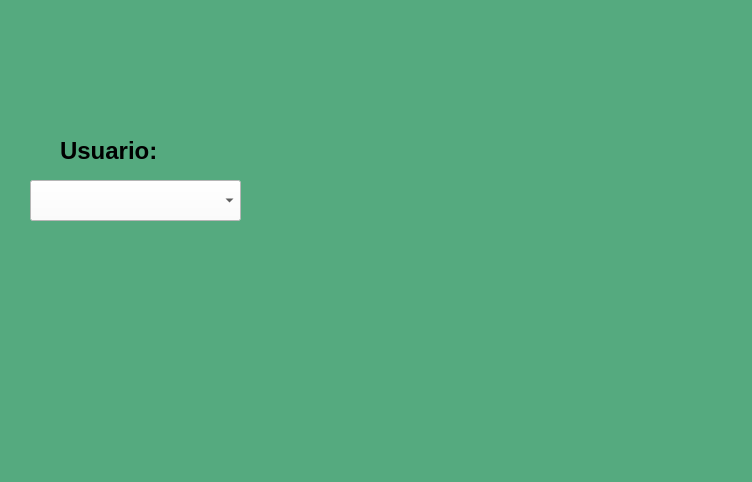
<?xml version="1.0" encoding="UTF-8"?>
<ui version="4.0">
 <class>MainWindow</class>
 <widget class="QMainWindow" name="MainWindow">
  <property name="geometry">
   <rect>
    <x>0</x>
    <y>0</y>
    <width>752</width>
    <height>482</height>
   </rect>
  </property>
  <property name="windowTitle">
   <string>MainWindow</string>
  </property>
  <property name="styleSheet">
   <string notr="true">background-color: rgb(85, 170, 127);</string>
  </property>
  <widget class="QWidget" name="centralwidget">
   <widget class="QLabel" name="label_logouat">
    <property name="geometry">
     <rect>
      <x>0</x>
      <y>0</y>
      <width>211</width>
      <height>101</height>
     </rect>
    </property>
    <property name="text">
     <string/>
    </property>
    <property name="pixmap">
     <pixmap resource="../Imagenes/recursos1.qrc">:/LOGOS/LogoUAT.png</pixmap>
    </property>
    <property name="scaledContents">
     <bool>true</bool>
    </property>
   </widget>
   <widget class="QLabel" name="label_logofit">
    <property name="geometry">
     <rect>
      <x>540</x>
      <y>0</y>
      <width>201</width>
      <height>111</height>
     </rect>
    </property>
    <property name="text">
     <string/>
    </property>
    <property name="pixmap">
     <pixmap resource="../Imagenes/recursos1.qrc">:/LOGOS/LogoFIT.png</pixmap>
    </property>
    <property name="scaledContents">
     <bool>true</bool>
    </property>
   </widget>
   <widget class="QLabel" name="label_logoequipo">
    <property name="geometry">
     <rect>
      <x>600</x>
      <y>340</y>
      <width>151</width>
      <height>91</height>
     </rect>
    </property>
    <property name="text">
     <string/>
    </property>
    <property name="pixmap">
     <pixmap resource="../Imagenes/recursos1.qrc">:/LOGOS/LogoEquipo.jpeg</pixmap>
    </property>
    <property name="scaledContents">
     <bool>true</bool>
    </property>
   </widget>
   <widget class="QLabel" name="img_persona">
    <property name="geometry">
     <rect>
      <x>280</x>
      <y>140</y>
      <width>231</width>
      <height>161</height>
     </rect>
    </property>
    <property name="text">
     <string/>
    </property>
    <property name="pixmap">
     <pixmap resource="../Imagenes/recursos1.qrc">:/LOGOS/Jorge.png</pixmap>
    </property>
    <property name="scaledContents">
     <bool>true</bool>
    </property>
   </widget>
   <widget class="QComboBox" name="combo_persona">
    <property name="geometry">
     <rect>
      <x>30</x>
      <y>180</y>
      <width>211</width>
      <height>41</height>
     </rect>
    </property>
    <property name="styleSheet">
     <string notr="true">background-color: rgb(255, 255, 255);</string>
    </property>
   </widget>
   <widget class="QLabel" name="label_2">
    <property name="geometry">
     <rect>
      <x>60</x>
      <y>130</y>
      <width>171</width>
      <height>41</height>
     </rect>
    </property>
    <property name="font">
     <font>
      <pointsize>18</pointsize>
      <weight>75</weight>
      <bold>true</bold>
     </font>
    </property>
    <property name="text">
     <string>Usuario:</string>
    </property>
   </widget>
  </widget>
  <widget class="QMenuBar" name="menubar">
   <property name="geometry">
    <rect>
     <x>0</x>
     <y>0</y>
     <width>752</width>
     <height>26</height>
    </rect>
   </property>
  </widget>
  <widget class="QStatusBar" name="statusbar"/>
 </widget>
 <resources>
  <include location="../Imagenes/recursos1.qrc"/>
 </resources>
 <connections/>
</ui>
